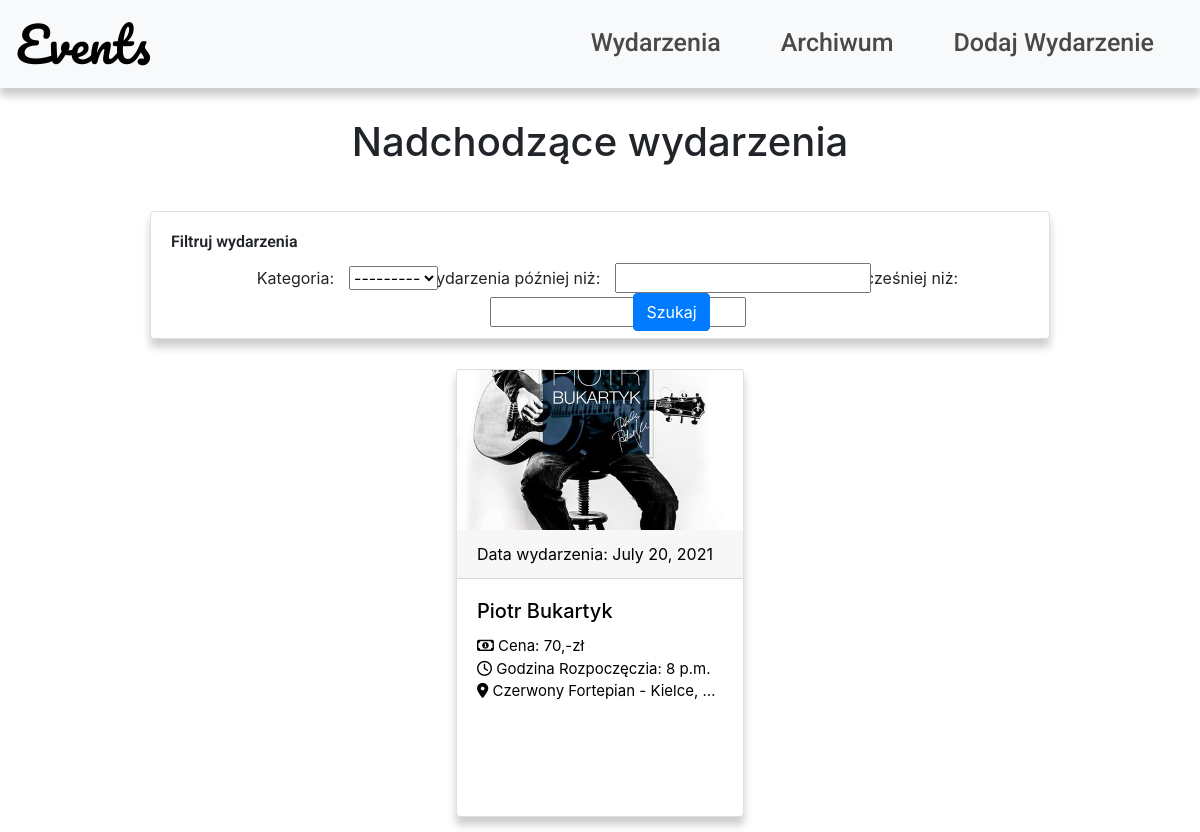
The app's page /, older data.
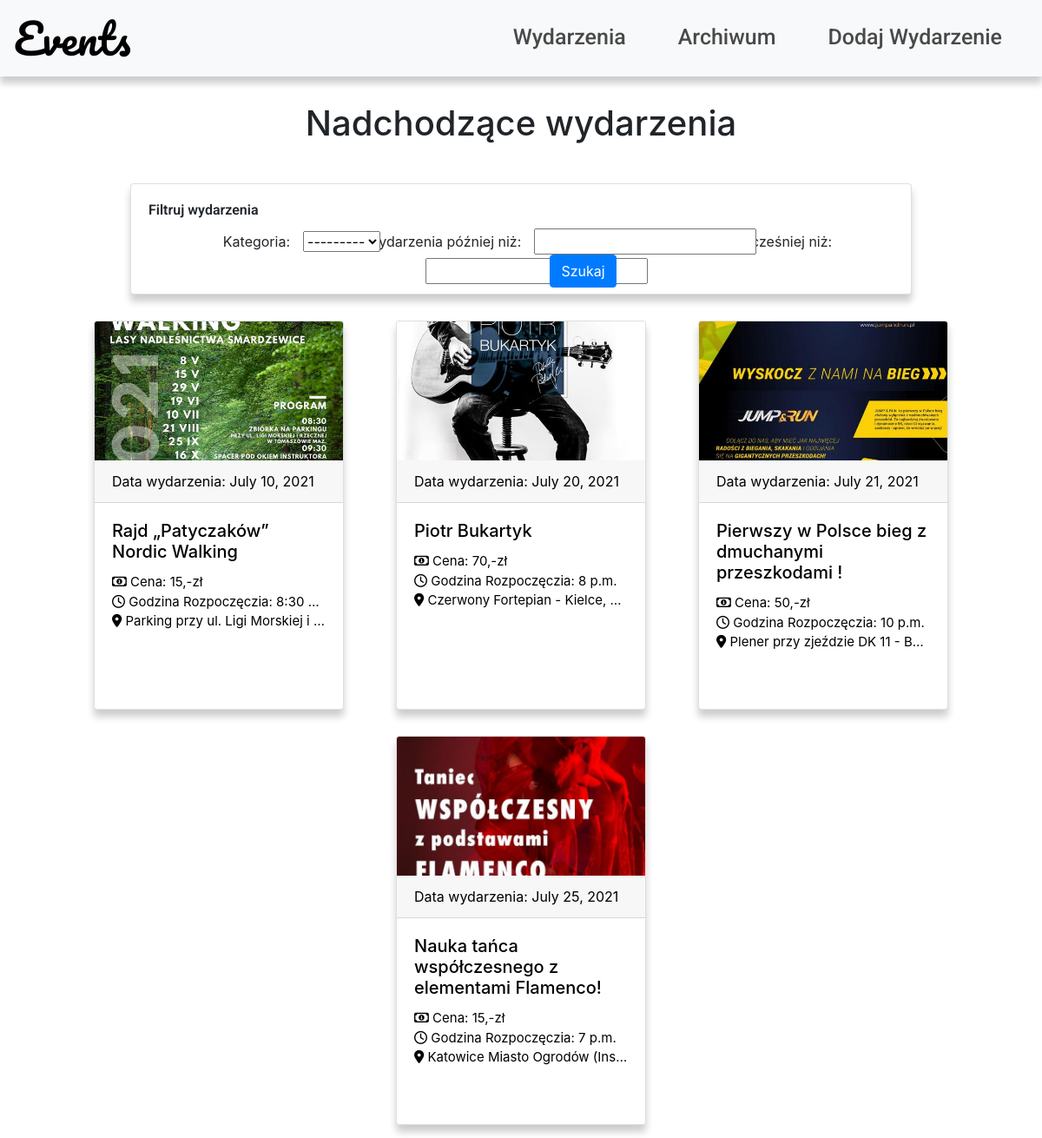
The same page, newer data.
### events/models.py (models this page shows, shortened)
class Event(models.Model):
    category_choices = (
        ("Kultura", "Kultura"),
        ("Muzyka","Muzyka"),
        ("Sport","Sport"),
        ("Inne","Inne"),
        )
    image = models.ImageField(upload_to='upload/',null=True,blank=True,default='images/blank.jpg')
    category = models.CharField(max_length=50,blank=False,choices=category_choices)
    organizer = models.CharField(max_length=50)
    title = models.CharField(max_length=80)
    description = RichTextField(blank=False)
    start_time = models.TimeField(auto_now=False,auto_now_add=False,default = timezone.now)
    start_date = models.DateField(blank=False)
    end_date = models.DateField(blank=False,auto_now_add=False)
    location = models.CharField(max_length=100)
    price = models.IntegerField(blank=True,null=True,default = 0,validators=[MinValueValidator(0)])
    published = models.DateTimeField(default=timezone.now)

### events/views.py (the view)
# urls.py: path('', views.index, name='index'),
def index(request):
    now = timezone.now()
    events = Event.objects.filter(start_date__gt=now).order_by('start_date')
    myFilter = EventFilter(request.GET,queryset=events)
    events = myFilter.qs
    return render(request,'events/index.html',{'events': events, "myFilter": myFilter})

### events/templates/events/index.html (shortened to what this page needs)
{% extends 'base.html' %} {% block content %}
<h1>Nadchodzące wydarzenia</h1>
<div class="container-fluid">
  <div class="row justify-content-center">
    <div class="card" style="height: 8rem; width: 75%">
      <div class="card-body">
        <h6 class="card-title">Filtruj wydarzenia</h6>
        <form method="GET" class="form-inline justify-content-center">
          <label for="category">Kategoria:</label>
          <div class="col-md-1">{{myFilter.form.category}}</div>
          <label for="start_date">Wydarzenia później niż:</label>
          <div class="col-md-2">{{myFilter.form.start_date}}</div>
          <label for="end_date">Wydarzenia wcześniej niż:</label>
          <div class="col-md-2">{{myFilter.form.end_date}}</div>
          <div class="col-auto">
            <button class="btn btn-primary" type="submit">Szukaj</button>
          </div>
        </form>
      </div>
    </div>
  </div>
</div>
<div class="container-fluid">
  <div class="row justify-content-center">
    {% for event in events %}
    <div class="col-auto">
      <div class="card" style="width: 18rem">
        <a href="{% url 'event_detail' event.pk %}">
          <img
            class="card-img-top"
            src="{{ event.image.url }}"
            alt="Card image"
          />
          <div class="card-header">Data wydarzenia: {{event.start_date}}</div>
          <div class="card-body" style="overflow-y: auto">
            <h5 class="card-title">{{ event.title }}</h5>
            <p
              class="description card-text text-truncate"
              style="font-size: 15px"
            >
              <i class="far fa-money-bill-alt"></i>
              Cena: {{event.price}},-zł<br />
              <i class="far fa-clock"></i>
              Godzina Rozpoczęczia: {{event.start_time}}<br />
              <i class="fas fa-map-marker-alt"></i>
              {{event.location}}
            </p>
          </div>
        </a>
      </div>
    </div>
    {% endfor %}
  </div>
</div>
{% endblock %}

### templates/base.html (shortened to what this page needs)
<!DOCTYPE html>
<html lang="en">
  <head>
    {% load static %}
    <link
      rel="stylesheet"
      type="text/css"
      href="{%  static  'css/style.css'  %}"
    />
    <link
      rel="stylesheet"
      href="https://maxcdn.bootstrapcdn.com/bootstrap/4.0.0/css/bootstrap.min.css"
    />
  </head>
  <body>
    <header>
      <nav class="navbar navbar-expand-sm navbar-light bg-light">
        <a href="{% url 'index' %}" class="navbar-item">Events</a>
        <div class="collapse navbar-collapse" id="navbarMenu">
          <ul class="navbar-nav ml-auto">
            <li class="nav-item">
              <a href="{% url 'index' %}">Wydarzenia</a>
            </li>
            <li class="nav-item">
              <a href="{% url 'archive' %}">Archiwum</a>
            </li>
            <li class="nav-item">
              <a href="{% url 'add' %}">Dodaj Wydarzenie</a>
            </li>
          </ul>
        </div>
      </nav>
    </header>
    {% block content %} {% endblock %}
  </body>
</html>

### static/css/style.css (style rules this page uses)
body { margin: 0%; padding: 0%; }
.navbar { box-shadow: 0 8px 8px 0 rgba(0, 0, 0, 0.2); }
.navbar-light .navbar-item { font-size: 3rem; text-decoration: none; color: black; font-family: "Pacifico", cursive; transition: 0.5s; }
.navbar-nav > li { margin-left:30px; margin-right:30px; }
.navbar-nav .nav-item a { font-family: "Roboto", sans-serif; font-weight: 500; font-size: 25px; text-decoration: none; color: black; opacity: 0.7; transition: 0.5s; }
.navbar-nav .nav-item::after { content: ""; display: block; width: 0; height: 2px; color: orangered; background: orangered; transition: width 0.3s; opacity: 1; }

### events/templates/events/index.html (style rules this page uses)
h1 { padding: 30px; margin: auto; text-align: center; }
.card { box-shadow: 0 8px 8px 0 rgba(0, 0, 0, 0.2); margin: 15px 15px 15px 15px; transition: transform 0.3s ease; height: 28rem; }
.card-text { white-space: nowrap; overflow: hidden; word-wrap: break-word; }
.card-img-top { width: 100%; height: 20vh; object-fit: cover; }
.card a { text-decoration: none; transition: transform 0.3s ease; color: black; }
h6 { font-family: "Roboto", sans-serif; font-weight: 600; }
label { padding-left: 15px; }

Row changes from the older to the newer data that the page shows:
added Event: image (picture), start_date "July 10, 2021", title "Rajd „Patyczaków” Nordic Walking", price "15", start_time "8:30…", location "Parking przy ul. Ligi Morskiej i…"
added Event: image (picture), start_date "July 21, 2021", title "Pierwszy w Polsce bieg z dmuchanymi przeszkodami !", price "50", start_time "10 p.…", location "Plener przy zjeździe DK 11 - B…"
added Event: image (picture), start_date "July 25, 2021", title "Nauka tańca współczesnego z elementami Flamenco!", price "15", start_time "7 p.m.", location "Katowice Miasto Ogrodów (Ins…"
